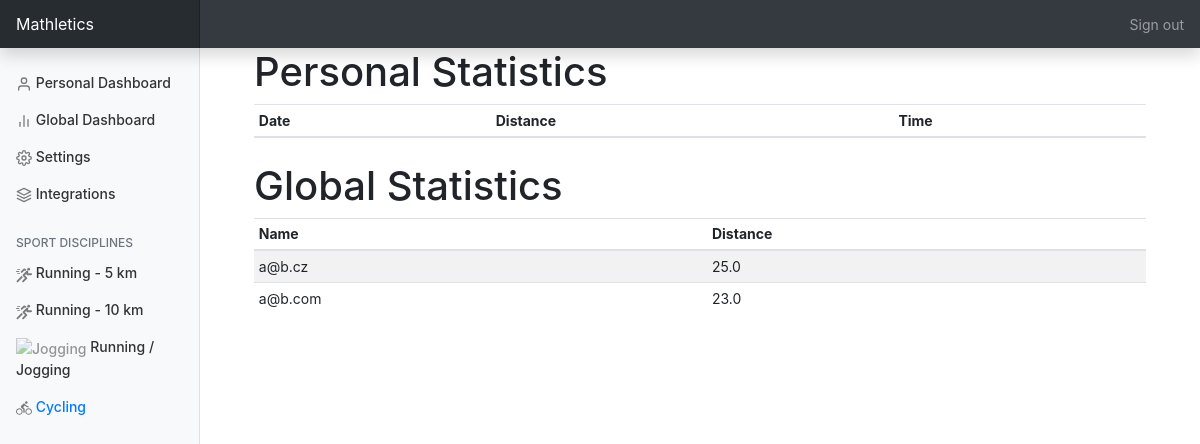
/cycling (signed in), run on an earlier commit of the app's database.
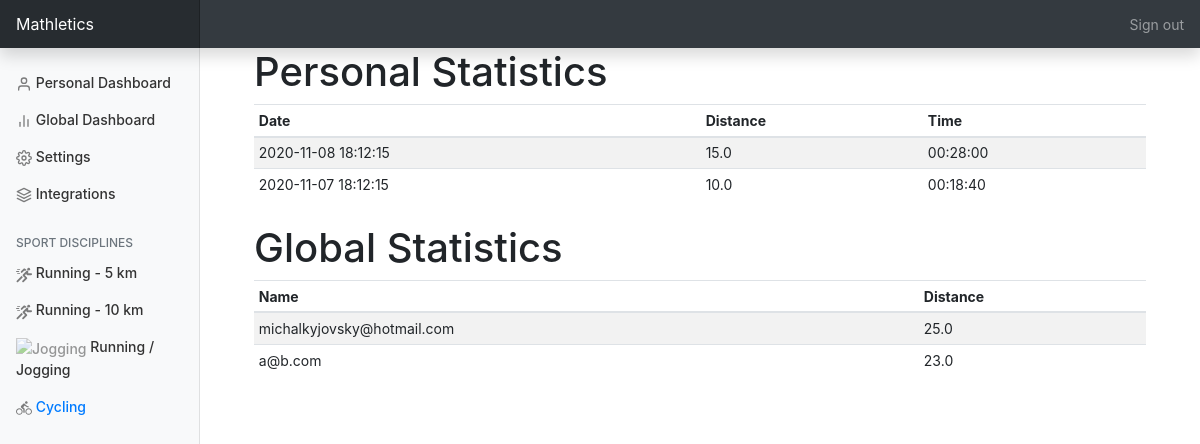
And on a later commit of the database.
### mast/models.py (models this page shows, shortened)
class User(db.Model, UserMixin):
    id = db.Column(db.Integer, primary_key=True, autoincrement=True)
    email = db.Column(db.String(120), unique=True, nullable=False)
    password = db.Column(db.String(60), nullable=False)
    first_name = db.Column(db.String(20), nullable=False, default='')
    last_name = db.Column(db.String(50), nullable=False, default='')
    display_name = db.Column(db.String(50))
    sex = db.Column(db.Enum(Sex))
    age = db.Column(db.Enum(Age))
    anonymous = db.Column(db.Boolean, nullable=False, default=False)
    type = db.Column(db.Enum(UserType))
    uk_id = db.Column(db.String(10))
    verified = db.Column(db.Boolean, nullable=False, default=False)
    shirt_size = db.Column(db.String(100))
    competing = db.Column(db.Boolean, nullable=False, default=True)
    activities = db.relationship('Activity', backref='user', lazy=True)

class Activity(db.Model):
    id = db.Column(db.Integer, primary_key=True, autoincrement=True)
    datetime = db.Column(db.DateTime, nullable=False)
    distance = db.Column(db.Float, nullable=False)
    duration = db.Column(db.Time, nullable=False)
    average_duration_per_km = db.Column(db.Time, nullable=False)
    type = db.Column(db.Enum(ActivityType), nullable=False)
    user_id = db.Column(db.Integer, db.ForeignKey('user.id'), nullable=False)

### mast/views.py (the view)
@app.route('/cycling')
@login_required
def cycling():
    session = mast.queries.Queries()
    cyclists_global = session.get_top_users_total_distance_on_bike(10)
    cyclist_personal = session.get_user_last_activities_on_bike(current_user.id, 10)
    cyclist_personal = cyclist_personal if cyclist_personal else []
    cyclists_global = cyclists_global if cyclists_global else []
    return render_template("cycling.html", title="Cycling", cyclist_personal=cyclist_personal,
                           cyclists_global=cyclists_global)

### mast/models.py (called while the page is built)
@login_manager.user_loader
def load_user(user_id):
    return db.session.query(User).get(user_id)

### mast/queries.py (called while the page is built)
    def _get_user_last_activities(self, user_id: int, activity_types: list,  number: int):
        return db.session.query(Activity).\
            filter(Activity.user_id == user_id,
                   func.date(Activity.datetime) >= self.SEASON.start_date,
                   func.date(Activity.datetime) <= self.SEASON.end_date,
                   Activity.type.in_(activity_types)).\
            order_by(Activity.datetime.desc()).\
            limit(number).\
            all()

    def get_user_last_activities_on_bike(self, user_id: int,  number: int):
        return self._get_user_last_activities(user_id, [ActivityType.Ride], number)

    def get_top_users_total_distance_on_bike(self, number: int):
        return self._get_top_users_total_distance(number, [ActivityType.Ride])

### mast/templates/cycling.html
{% extends "main_layout_template.html" %}
{% block content_page %}
    <div class="container mb-4">
        <div class="row-fluid">
            <div class="col-sm mb-4">
                <h1>Personal Statistics</h1>
                <table id="personalStats" class="display table table-striped table-sm">
                    <thead>
                    <tr>
                        <th>Date</th>
                        <th>Distance</th>
                        <th>Time</th>
                    </tr>
                    </thead>
                    <tbody>
                    {% for item in cyclist_personal %}
                        <tr>
                            <td>{{ item['datetime'] }}</td>
                            <td>{{ item['distance'] }}</td>
                            <td>{{ item['duration'] }}</td>
                        </tr>
                    {% endfor %}
                    </tbody>
                </table>
            </div>
            <div class="col-sm">
                <h1>Global Statistics</h1>
                <table id="personalStats" class="display table table-striped table-sm">
                    <thead>
                    <tr>
                        <th>Name</th>
                        <th>Distance</th>
                    </tr>
                    </thead>
                    <tbody>
                    {% for item in cyclists_global %}
                        <tr>
                            <td>{{ item[0]['email'] }}</td>
                            <td>{{ item[1] }}</td>
                        </tr>
                    {% endfor %}
                    </tbody>
                </table>
            </div>
        </div>
    </div>
{% endblock content_page %}

What changed in the data, as far as the page shows it:
no longer on this page (row unchanged): User: email "a@b.cz", item "25.0"
now on this page (row edited): Activity: datetime "2020-11-08 18:12:15", distance "15.0", duration "00:28:00"
now on this page (row edited): Activity: datetime "2020-11-07 18:12:15", distance "10.0", duration "00:18:40"
now on this page (row edited): User: email "michalkyjovsky@hotmail.com", item "25.0"
